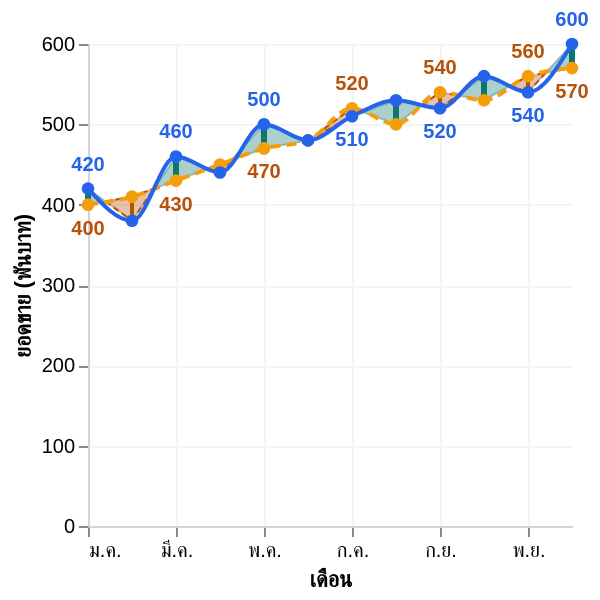

Source (Vega-Lite JSON):
### Vega-Lite specification from a JSON file in a GitHub repository (floating-point values rounded to 4 significant figures)
{"$schema": "https://vega.github.io/schema/vega-lite/v6.json", "description": "Dual-Line Variance Chart - STATIC TEST variant of dual-line-variance-final.vl.json with inline data.values (the computed Workshop PlotData) for QA/browser testing outside Power BI. Do not paste this file into Deneb - use dual-line-variance-final.vl.json there (data.name=\"dataset\", no inline values).", "width": "container", "height": "container", "autosize": {"type": "fit", "contains": "padding", "resize": true}, "data": {"name": "dataset", "values": [{"Row_Type": "Original", "Category": "ม.ค.", "Sort_Order": 1, "Actual": 420, "Reference": 400, "Plot_Position": 1, "Plot_Actual": 420, "Plot_Reference": 400, "Segment_ID": null, "Run_Sign": null, "Business_Type": "Higher is Good", "Filter_Key": "ม.ค."}, {"Row_Type": "Original", "Category": "ก.พ.", "Sort_Order": 2, "Actual": 380, "Reference": 410, "Plot_Position": 2, "Plot_Actual": 380, "Plot_Reference": 410, "Segment_ID": null, "Run_Sign": null, "Business_Type": "Higher is Good", "Filter_Key": "ก.พ."}, {"Row_Type": "Original", "Category": "มี.ค.", "Sort_Order": 3, "Actual": 460, "Reference": 430, "Plot_Position": 3, "Plot_Actual": 460, "Plot_Reference": 430, "Segment_ID": null, "Run_Sign": null, "Business_Type": "Higher is Good", "Filter_Key": "มี.ค."}, {"Row_Type": "Original", "Category": "เม.ย.", "Sort_Order": 4, "Actual": 440, "Reference": 450, "Plot_Position": 4, "Plot_Actual": 440, "Plot_Reference": 450, "Segment_ID": null, "Run_Sign": null, "Business_Type": "Higher is Good", "Filter_Key": "เม.ย."}, {"Row_Type": "Original", "Category": "พ.ค.", "Sort_Order": 5, "Actual": 500, "Reference": 470, "Plot_Position": 5, "Plot_Actual": 500, "Plot_Reference": 470, "Segment_ID": null, "Run_Sign": null, "Business_Type": "Higher is Good", "Filter_Key": "พ.ค."}, {"Row_Type": "Original", "Category": "มิ.ย.", "Sort_Order": 6, "Actual": 480, "Reference": 480, "Plot_Position": 6, "Plot_Actual": 480, "Plot_Reference": 480, "Segment_ID": null, "Run_Sign": null, "Business_Type": "Higher is Good", "Filter_Key": "มิ.ย."}, {"Row_Type": "Original", "Category": "ก.ค.", "Sort_Order": 7, "Actual": 510, "Reference": 520, "Plot_Position": 7, "Plot_Actual": 510, "Plot_Reference": 520, "Segment_ID": null, "Run_Sign": null, "Business_Type": "Higher is Good", "Filter_Key": "ก.ค."}, {"Row_Type": "Original", "Category": "ส.ค.", "Sort_Order": 8, "Actual": 530, "Reference": 500, "Plot_Position": 8, "Plot_Actual": 530, "Plot_Reference": 500, "Segment_ID": null, "Run_Sign": null, "Business_Type": "Higher is Good", "Filter_Key": "ส.ค."}, {"Row_Type": "Original", "Category": "ก.ย.", "Sort_Order": 9, "Actual": 520, "Reference": 540, "Plot_Position": 9, "Plot_Actual": 520, "Plot_Reference": 540, "Segment_ID": null, "Run_Sign": null, "Business_Type": "Higher is Good", "Filter_Key": "ก.ย."}, {"Row_Type": "Original", "Category": "ต.ค.", "Sort_Order": 10, "Actual": 560, "Reference": 530, "Plot_Position": 10, "Plot_Actual": 560, "Plot_Reference": 530, "Segment_ID": null, "Run_Sign": null, "Business_Type": "Higher is Good", "Filter_Key": "ต.ค."}, {"Row_Type": "Original", "Category": "พ.ย.", "Sort_Order": 11, "Actual": 540, "Reference": 560, "Plot_Position": 11, "Plot_Actual": 540, "Plot_Reference": 560, "Segment_ID": null, "Run_Sign": null, "Business_Type": "Higher is Good", "Filter_Key": "พ.ย."}, {"Row_Type": "Original", "Category": "ธ.ค.", "Sort_Order": 12, "Actual": 600, "Reference": 570, "Plot_Position": 12, "Plot_Actual": 600, "Plot_Reference": 570, "Segment_ID": null, "Run_Sign": null, "Business_Type": "Higher is Good", "Filter_Key": "ธ.ค."}, {"Row_Type": "Boundary", "Category": null, "Sort_Order": null, "Actual": null, "Reference": null, "Plot_Position": 1, "Plot_Actual": 420, "Plot_Reference": 400, "Segment_ID": "0-a", "Run_Sign": 1, "Business_Type": "Higher is Good", "Filter_Key": "ม.ค."}, {"Row_Type": "Crossing", "Category": null, "Sort_Order": null, "Actual": null, "Reference": null, "Plot_Position": 1.4, "Plot_Actual": 404, "Plot_Reference": 404, "Segment_ID": "0-a", "Run_Sign": 1, "Business_Type": "Higher is Good", "Filter_Key": "ม.ค."}, {"Row_Type": "Crossing", "Category": null, "Sort_Order": null, "Actual": null, "Reference": null, "Plot_Position": 1.4, "Plot_Actual": 404, "Plot_Reference": 404, "Segment_ID": "0-b", "Run_Sign": -1, "Business_Type": "Higher is Good", "Filter_Key": "ม.ค."}, {"Row_Type": "Boundary", "Category": null, "Sort_Order": null, "Actual": null, "Reference": null, "Plot_Position": 2, "Plot_Actual": 380, "Plot_Reference": 410, "Segment_ID": "0-b", "Run_Sign": -1, "Business_Type": "Higher is Good", "Filter_Key": "ม.ค."}, {"Row_Type": "Boundary", "Category": null, "Sort_Order": null, "Actual": null, "Reference": null, "Plot_Position": 2, "Plot_Actual": 380, "Plot_Reference": 410, "Segment_ID": "1-a", "Run_Sign": -1, "Business_Type": "Higher is Good", "Filter_Key": "ก.พ."}, {"Row_Type": "Crossing", "Category": null, "Sort_Order": null, "Actual": null, "Reference": null, "Plot_Position": 2.5, "Plot_Actual": 420, "Plot_Reference": 420, "Segment_ID": "1-a", "Run_Sign": -1, "Business_Type": "Higher is Good", "Filter_Key": "ก.พ."}, {"Row_Type": "Crossing", "Category": null, "Sort_Order": null, "Actual": null, "Reference": null, "Plot_Position": 2.5, "Plot_Actual": 420, "Plot_Reference": 420, "Segment_ID": "1-b", "Run_Sign": 1, "Business_Type": "Higher is Good", "Filter_Key": "ก.พ."}, {"Row_Type": "Boundary", "Category": null, "Sort_Order": null, "Actual": null, "Reference": null, "Plot_Position": 3, "Plot_Actual": 460, "Plot_Reference": 430, "Segment_ID": "1-b", "Run_Sign": 1, "Business_Type": "Higher is Good", "Filter_Key": "ก.พ."}, {"Row_Type": "Boundary", "Category": null, "Sort_Order": null, "Actual": null, "Reference": null, "Plot_Position": 3, "Plot_Actual": 460, "Plot_Reference": 430, "Segment_ID": "2-a", "Run_Sign": 1, "Business_Type": "Higher is Good", "Filter_Key": "มี.ค."}, {"Row_Type": "Crossing", "Category": null, "Sort_Order": null, "Actual": null, "Reference": null, "Plot_Position": 3.75, "Plot_Actual": 445, "Plot_Reference": 445, "Segment_ID": "2-a", "Run_Sign": 1, "Business_Type": "Higher is Good", "Filter_Key": "มี.ค."}, {"Row_Type": "Crossing", "Category": null, "Sort_Order": null, "Actual": null, "Reference": null, "Plot_Position": 3.75, "Plot_Actual": 445, "Plot_Reference": 445, "Segment_ID": "2-b", "Run_Sign": -1, "Business_Type": "Higher is Good", "Filter_Key": "มี.ค."}, {"Row_Type": "Boundary", "Category": null, "Sort_Order": null, "Actual": null, "Reference": null, "Plot_Position": 4, "Plot_Actual": 440, "Plot_Reference": 450, "Segment_ID": "2-b", "Run_Sign": -1, "Business_Type": "Higher is Good", "Filter_Key": "มี.ค."}, {"Row_Type": "Boundary", "Category": null, "Sort_Order": null, "Actual": null, "Reference": null, "Plot_Position": 4, "Plot_Actual": 440, "Plot_Reference": 450, "Segment_ID": "3-a", "Run_Sign": -1, "Business_Type": "Higher is Good", "Filter_Key": "เม.ย."}, {"Row_Type": "Crossing", "Category": null, "Sort_Order": null, "Actual": null, "Reference": null, "Plot_Position": 4.25, "Plot_Actual": 455, "Plot_Reference": 455, "Segment_ID": "3-a", "Run_Sign": -1, "Business_Type": "Higher is Good", "Filter_Key": "เม.ย."}, {"Row_Type": "Crossing", "Category": null, "Sort_Order": null, "Actual": null, "Reference": null, "Plot_Position": 4.25, "Plot_Actual": 455, "Plot_Reference": 455, "Segment_ID": "3-b", "Run_Sign": 1, "Business_Type": "Higher is Good", "Filter_Key": "เม.ย."}, {"Row_Type": "Boundary", "Category": null, "Sort_Order": null, "Actual": null, "Reference": null, "Plot_Position": 5, "Plot_Actual": 500, "Plot_Reference": 470, "Segment_ID": "3-b", "Run_Sign": 1, "Business_Type": "Higher is Good", "Filter_Key": "เม.ย."}, {"Row_Type": "Boundary", "Category": null, "Sort_Order": null, "Actual": null, "Reference": null, "Plot_Position": 5, "Plot_Actual": 500, "Plot_Reference": 470, "Segment_ID": "4", "Run_Sign": 1, "Business_Type": "Higher is Good", "Filter_Key": "พ.ค."}, {"Row_Type": "Boundary", "Category": null, "Sort_Order": null, "Actual": null, "Reference": null, "Plot_Position": 6, "Plot_Actual": 480, "Plot_Reference": 480, "Segment_ID": "4", "Run_Sign": 1, "Business_Type": "Higher is Good", "Filter_Key": "พ.ค."}, {"Row_Type": "Boundary", "Category": null, "Sort_Order": null, "Actual": null, "Reference": null, "Plot_Position": 6, "Plot_Actual": 480, "Plot_Reference": 480, "Segment_ID": "5", "Run_Sign": -1, "Business_Type": "Higher is Good", "Filter_Key": "มิ.ย."}, {"Row_Type": "Boundary", "Category": null, "Sort_Order": null, "Actual": null, "Reference": null, "Plot_Position": 7, "Plot_Actual": 510, "Plot_Reference": 520, "Segment_ID": "5", "Run_Sign": -1, "Business_Type": "Higher is Good", "Filter_Key": "มิ.ย."}, {"Row_Type": "Boundary", "Category": null, "Sort_Order": null, "Actual": null, "Reference": null, "Plot_Position": 7, "Plot_Actual": 510, "Plot_Reference": 520, "Segment_ID": "6-a", "Run_Sign": -1, "Business_Type": "Higher is Good", "Filter_Key": "ก.ค."}, {"Row_Type": "Crossing", "Category": null, "Sort_Order": null, "Actual": null, "Reference": null, "Plot_Position": 7.25, "Plot_Actual": 515, "Plot_Reference": 515, "Segment_ID": "6-a", "Run_Sign": -1, "Business_Type": "Higher is Good", "Filter_Key": "ก.ค."}, {"Row_Type": "Crossing", "Category": null, "Sort_Order": null, "Actual": null, "Reference": null, "Plot_Position": 7.25, "Plot_Actual": 515, "Plot_Reference": 515, "Segment_ID": "6-b", "Run_Sign": 1, "Business_Type": "Higher is Good", "Filter_Key": "ก.ค."}, {"Row_Type": "Boundary", "Category": null, "Sort_Order": null, "Actual": null, "Reference": null, "Plot_Position": 8, "Plot_Actual": 530, "Plot_Reference": 500, "Segment_ID": "6-b", "Run_Sign": 1, "Business_Type": "Higher is Good", "Filter_Key": "ก.ค."}, {"Row_Type": "Boundary", "Category": null, "Sort_Order": null, "Actual": null, "Reference": null, "Plot_Position": 8, "Plot_Actual": 530, "Plot_Reference": 500, "Segment_ID": "7-a", "Run_Sign": 1, "Business_Type": "Higher is Good", "Filter_Key": "ส.ค."}, {"Row_Type": "Crossing", "Category": null, "Sort_Order": null, "Actual": null, "Reference": null, "Plot_Position": 8.6, "Plot_Actual": 524, "Plot_Reference": 524, "Segment_ID": "7-a", "Run_Sign": 1, "Business_Type": "Higher is Good", "Filter_Key": "ส.ค."}, {"Row_Type": "Crossing", "Category": null, "Sort_Order": null, "Actual": null, "Reference": null, "Plot_Position": 8.6, "Plot_Actual": 524, "Plot_Reference": 524, "Segment_ID": "7-b", "Run_Sign": -1, "Business_Type": "Higher is Good", "Filter_Key": "ส.ค."}, {"Row_Type": "Boundary", "Category": null, "Sort_Order": null, "Actual": null, "Reference": null, "Plot_Position": 9, "Plot_Actual": 520, "Plot_Reference": 540, "Segment_ID": "7-b", "Run_Sign": -1, "Business_Type": "Higher is Good", "Filter_Key": "ส.ค."}, {"Row_Type": "Boundary", "Category": null, "Sort_Order": null, "Actual": null, "Reference": null, "Plot_Position": 9, "Plot_Actual": 520, "Plot_Reference": 540, "Segment_ID": "8-a", "Run_Sign": -1, "Business_Type": "Higher is Good", "Filter_Key": "ก.ย."}, {"Row_Type": "Crossing", "Category": null, "Sort_Order": null, "Actual": null, "Reference": null, "Plot_Position": 9.4, "Plot_Actual": 536, "Plot_Reference": 536, "Segment_ID": "8-a", "Run_Sign": -1, "Business_Type": "Higher is Good", "Filter_Key": "ก.ย."}, {"Row_Type": "Crossing", "Category": null, "Sort_Order": null, "Actual": null, "Reference": null, "Plot_Position": 9.4, "Plot_Actual": 536, "Plot_Reference": 536, "Segment_ID": "8-b", "Run_Sign": 1, "Business_Type": "Higher is Good", "Filter_Key": "ก.ย."}, {"Row_Type": "Boundary", "Category": null, "Sort_Order": null, "Actual": null, "Reference": null, "Plot_Position": 10, "Plot_Actual": 560, "Plot_Reference": 530, "Segment_ID": "8-b", "Run_Sign": 1, "Business_Type": "Higher is Good", "Filter_Key": "ก.ย."}, {"Row_Type": "Boundary", "Category": null, "Sort_Order": null, "Actual": null, "Reference": null, "Plot_Position": 10, "Plot_Actual": 560, "Plot_Reference": 530, "Segment_ID": "9-a", "Run_Sign": 1, "Business_Type": "Higher is Good", "Filter_Key": "ต.ค."}, {"Row_Type": "Crossing", "Category": null, "Sort_Order": null, "Actual": null, "Reference": null, "Plot_Position": 10.6, "Plot_Actual": 548, "Plot_Reference": 548, "Segment_ID": "9-a", "Run_Sign": 1, "Business_Type": "Higher is Good", "Filter_Key": "ต.ค."}, {"Row_Type": "Crossing", "Category": null, "Sort_Order": null, "Actual": null, "Reference": null, "Plot_Position": 10.6, "Plot_Actual": 548, "Plot_Reference": 548, "Segment_ID": "9-b", "Run_Sign": -1, "Business_Type": "Higher is Good", "Filter_Key": "ต.ค."}, {"Row_Type": "Boundary", "Category": null, "Sort_Order": null, "Actual": null, "Reference": null, "Plot_Position": 11, "Plot_Actual": 540, "Plot_Reference": 560, "Segment_ID": "9-b", "Run_Sign": -1, "Business_Type": "Higher is Good", "Filter_Key": "ต.ค."}, {"Row_Type": "Boundary", "Category": null, "Sort_Order": null, "Actual": null, "Reference": null, "Plot_Position": 11, "Plot_Actual": 540, "Plot_Reference": 560, "Segment_ID": "10-a", "Run_Sign": -1, "Business_Type": "Higher is Good", "Filter_Key": "พ.ย."}, {"Row_Type": "Crossing", "Category": null, "Sort_Order": null, "Actual": null, "Reference": null, "Plot_Position": 11.4, "Plot_Actual": 564, "Plot_Reference": 564, "Segment_ID": "10-a", "Run_Sign": -1, "Business_Type": "Higher is Good", "Filter_Key": "พ.ย."}, {"Row_Type": "Crossing", "Category": null, "Sort_Order": null, "Actual": null, "Reference": null, "Plot_Position": 11.4, "Plot_Actual": 564, "Plot_Reference": 564, "Segment_ID": "10-b", "Run_Sign": 1, "Business_Type": "Higher is Good", "Filter_Key": "พ.ย."}, {"Row_Type": "Boundary", "Category": null, "Sort_Order": null, "Actual": null, "Reference": null, "Plot_Position": 12, "Plot_Actual": 600, "Plot_Reference": 570, "Segment_ID": "10-b", "Run_Sign": 1, "Business_Type": "Higher is Good", "Filter_Key": "พ.ย."}]}, "layer": [{"name": "variance_area", "transform": [{"filter": "datum.Row_Type == 'Boundary' || datum.Row_Type == 'Crossing'"}], "mark": {"type": "area", "opacity": 0.35, "tooltip": null}, "encoding": {"x": {"field": "Plot_Position", "type": "quantitative"}, "y": {"field": "Plot_Actual", "type": "quantitative"}, "y2": {"field": "Plot_Reference"}, "detail": {"field": "Segment_ID", "type": "nominal"}, "color": {"condition": {"test": "(datum.Business_Type == 'Higher is Good' && datum.Run_Sign > 0) || (datum.Business_Type == 'Lower is Good' && datum.Run_Sign < 0)", "value": "#0F766E"}, "value": "#B45309"}, "stroke": {"condition": {"test": "(datum.Business_Type == 'Higher is Good' && datum.Run_Sign > 0) || (datum.Business_Type == 'Lower is Good' && datum.Run_Sign < 0)", "value": "#0F766E"}, "value": "#B45309"}, "strokeWidth": {"value": 1}}}, {"name": "bad_area_border_actual", "transform": [{"filter": "(datum.Row_Type == 'Boundary' || datum.Row_Type == 'Crossing') && !((datum.Business_Type == 'Higher is Good' && datum.Run_Sign > 0) || (datum.Business_Type == 'Lower is Good' && datum.Run_Sign < 0))"}], "mark": {"type": "line", "color": "#B45309", "strokeWidth": 1, "strokeDash": [3, 2], "point": false, "tooltip": null}, "encoding": {"x": {"field": "Plot_Position", "type": "quantitative"}, "y": {"field": "Plot_Actual", "type": "quantitative"}, "detail": {"field": "Segment_ID", "type": "nominal"}}}, {"name": "bad_area_border_reference", "transform": [{"filter": "(datum.Row_Type == 'Boundary' || datum.Row_Type == 'Crossing') && !((datum.Business_Type == 'Higher is Good' && datum.Run_Sign > 0) || (datum.Business_Type == 'Lower is Good' && datum.Run_Sign < 0))"}], "mark": {"type": "line", "color": "#B45309", "strokeWidth": 1, "strokeDash": [3, 2], "point": false, "tooltip": null}, "encoding": {"x": {"field": "Plot_Position", "type": "quantitative"}, "y": {"field": "Plot_Reference", "type": "quantitative"}, "detail": {"field": "Segment_ID", "type": "nominal"}}}, {"name": "connector_rule", "transform": [{"filter": "datum.Row_Type == 'Original'"}], "mark": {"type": "rule", "tooltip": null}, "encoding": {"x": {"field": "Plot_Position", "type": "quantitative"}, "y": {"field": "Plot_Actual", "type": "quantitative"}, "y2": {"field": "Plot_Reference"}, "color": {"condition": {"test": "(datum.Business_Type == 'Higher is Good' && datum.Plot_Actual > datum.Plot_Reference) || (datum.Business_Type == 'Lower is Good' && datum.Plot_Actual < datum.Plot_Reference)", "value": "#0F766E"}, "value": "#B45309"}, "strokeWidth": {"condition": {"test": "(datum.Business_Type == 'Higher is Good' && datum.Plot_Actual > datum.Plot_Reference) || (datum.Business_Type == 'Lower is Good' && datum.Plot_Actual < datum.Plot_Reference)", "value": 3}, "value": 2}}}, {"name": "line_reference", "transform": [{"filter": "datum.Row_Type == 'Original'"}], "mark": {"type": "line", "interpolate": "monotone", "color": "#F59E0B", "strokeWidth": 2, "strokeDash": [5, 3], "point": false, "tooltip": null}, "encoding": {"x": {"field": "Plot_Position", "type": "quantitative"}, "y": {"field": "Plot_Reference", "type": "quantitative"}, "opacity": {"condition": {"test": "datum.Reference__highlightStatus == 'off' || datum.Actual__highlightStatus == 'off'", "value": 0.25}, "value": 1}}}, {"name": "line_actual", "transform": [{"filter": "datum.Row_Type == 'Original'"}], "mark": {"type": "line", "interpolate": "monotone", "color": "#2563EB", "strokeWidth": 2, "point": false, "tooltip": null}, "encoding": {"x": {"field": "Plot_Position", "type": "quantitative", "title": "เดือน", "axis": {"values": [1, 2, 3, 4, 5, 6, 7, 8, 9, 10, 11, 12], "labelExpr": "['ม.ค.','ก.พ.','มี.ค.','เม.ย.','พ.ค.','มิ.ย.','ก.ค.','ส.ค.','ก.ย.','ต.ค.','พ.ย.','ธ.ค.'][datum.value - 1]", "labelOverlap": "greedy", "labelAngle": 0}}, "y": {"field": "Plot_Actual", "type": "quantitative", "title": "ยอดขาย (พันบาท)"}, "opacity": {"condition": {"test": "datum.Actual__highlightStatus == 'off' || datum.Reference__highlightStatus == 'off'", "value": 0.25}, "value": 1}}}, {"name": "point_reference", "transform": [{"filter": "datum.Row_Type == 'Original'"}], "mark": {"type": "point", "filled": true, "size": 40, "color": "#F59E0B", "tooltip": null}, "encoding": {"x": {"field": "Plot_Position", "type": "quantitative"}, "y": {"field": "Plot_Reference", "type": "quantitative"}, "opacity": {"condition": {"test": "datum.Reference__highlightStatus == 'off' || datum.Actual__highlightStatus == 'off'", "value": 0.25}, "value": 1}}}, {"name": "point_actual_hit_target", "transform": [{"filter": "datum.Row_Type == 'Original'"}, {"calculate": "datum.Plot_Actual - datum.Plot_Reference", "as": "Variance"}, {"calculate": "format(datum.Variance, '+,.0f')", "as": "VarianceLabel"}, {"calculate": "datum.Plot_Reference == 0 ? 'N/A (เป้าหมาย = 0)' : format(datum.Variance / datum.Plot_Reference, '+.1%')", "as": "VariancePercentLabel"}], "mark": {"type": "point", "filled": true, "size": 40, "color": "#2563EB"}, "encoding": {"x": {"field": "Plot_Position", "type": "quantitative"}, "y": {"field": "Plot_Actual", "type": "quantitative"}, "opacity": {"condition": {"test": "datum.Actual__highlightStatus == 'off' || datum.Reference__highlightStatus == 'off'", "value": 0.25}, "value": 1}, "tooltip": [{"field": "Category", "type": "nominal", "title": "เดือน"}, {"field": "Plot_Actual", "type": "quantitative", "title": "ยอดขายจริง", "format": ",.0f"}, {"field": "Plot_Reference", "type": "quantitative", "title": "เป้าหมาย", "format": ",.0f"}, {"field": "VarianceLabel", "type": "nominal", "title": "ผลต่าง"}, {"field": "VariancePercentLabel", "type": "nominal", "title": "ผลต่าง %"}]}}, {"name": "label_actual", "transform": [{"filter": "datum.Row_Type == 'Original'"}, {"calculate": "length(format(datum.Plot_Actual, ',.0f'))", "as": "lenA"}, {"calculate": "length(format(datum.Plot_Reference, ',.0f'))", "as": "lenR"}, {"calculate": "max(datum.lenA, datum.lenR)", "as": "maxLen"}, {"joinaggregate": [{"op": "max", "field": "maxLen", "as": "globalMaxLen"}, {"op": "count", "field": "Plot_Actual", "as": "n"}, {"op": "max", "field": "Sort_Order", "as": "lastSort"}]}, {"calculate": "max(1, ceil((datum.globalMaxLen * 10 * 0.62 + 14) / (width / datum.n)))", "as": "labelStep"}, {"calculate": "(datum.Sort_Order - 1) % datum.labelStep == 0 || datum.Sort_Order == datum.lastSort", "as": "showLabel"}, {"filter": "datum.showLabel"}], "mark": {"type": "text", "dy": {"expr": "datum.Plot_Actual >= datum.Plot_Reference ? -12 : 12"}, "fontSize": 10, "fontWeight": "bold", "color": "#2563EB", "tooltip": null}, "encoding": {"x": {"field": "Plot_Position", "type": "quantitative"}, "y": {"field": "Plot_Actual", "type": "quantitative"}, "text": {"field": "Plot_Actual", "type": "quantitative", "format": ",.0f"}}}, {"name": "label_reference", "transform": [{"filter": "datum.Row_Type == 'Original'"}, {"calculate": "length(format(datum.Plot_Actual, ',.0f'))", "as": "lenA"}, {"calculate": "length(format(datum.Plot_Reference, ',.0f'))", "as": "lenR"}, {"calculate": "max(datum.lenA, datum.lenR)", "as": "maxLen"}, {"joinaggregate": [{"op": "max", "field": "maxLen", "as": "globalMaxLen"}, {"op": "count", "field": "Plot_Reference", "as": "n"}, {"op": "max", "field": "Sort_Order", "as": "lastSort"}]}, {"calculate": "max(1, ceil((datum.globalMaxLen * 10 * 0.62 + 14) / (width / datum.n)))", "as": "labelStep"}, {"calculate": "(datum.Sort_Order - 1) % datum.labelStep == 0 || datum.Sort_Order == datum.lastSort", "as": "showLabel"}, {"filter": "datum.showLabel"}], "mark": {"type": "text", "dy": {"expr": "datum.Plot_Actual >= datum.Plot_Reference ? 12 : -12"}, "fontSize": 10, "fontWeight": "bold", "color": "#B45309", "tooltip": null}, "encoding": {"x": {"field": "Plot_Position", "type": "quantitative"}, "y": {"field": "Plot_Reference", "type": "quantitative"}, "text": {"field": "Plot_Reference", "type": "quantitative", "format": ",.0f"}}}], "resolve": {"scale": {"y": "shared", "x": "shared"}}, "config": {"view": {"stroke": null}, "axis": {"domainColor": "#D1D5DB", "gridColor": "#F3F4F6"}}}
